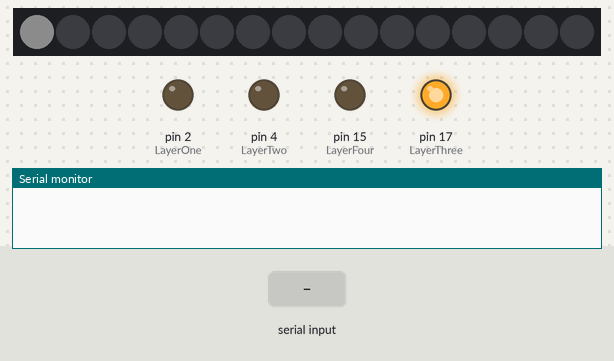
The sketch below on a simulated Arduino Uno, built with avr-gcc and run on an emulated ATmega328P. On the bench: 16 RGB LEDs in strip order, left to right, output pins drawn as LEDs (lit = HIGH), the last lines printed to the serial monitor. Inputs (shaded band) come from the test bench. Dim RGB values are drawn brighter than linear.

Above: at 1.2 s.
1.3 s: byte 32 (' ') received over Serial
At 2.1 s:
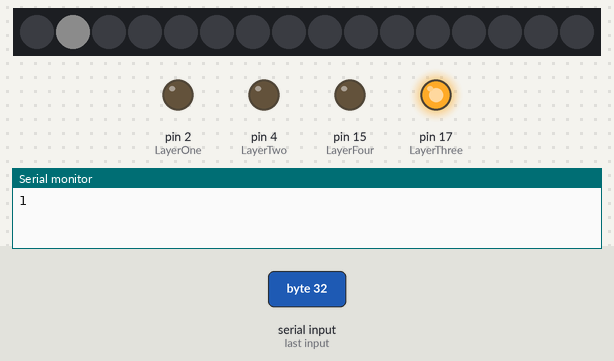
2.8 s: byte 32 (' ') received over Serial
At 3.3 s:
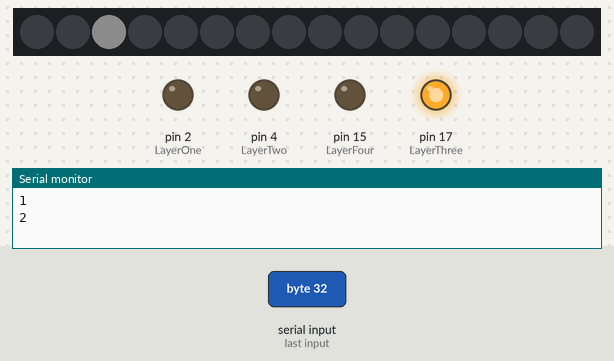
Timing chart, 0 to 5.8 s (numbered marks = the images above; inputs shaded):
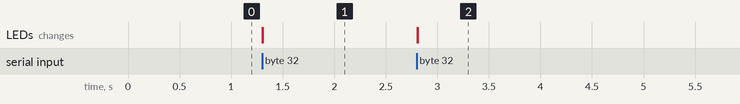

Measured:
- after the input at 1.3 s, the LEDs: first change at once (image 1 shows a later state)
- after the input at 2.8 s, the LEDs: first change at once (image 2 shows a later state)

The sketch:

mapping_test.ino
```cpp
#include "Tlc5940.h"

#define LayerThree 17
#define LayerTwo 4
#define LayerOne 2
#define LayerFour 15

bool print = true;

int i=0;

void setup() {
  Tlc.init(0);
  pinMode(LayerOne, OUTPUT);
  pinMode(LayerTwo, OUTPUT);
  pinMode(LayerThree, OUTPUT);
  pinMode(LayerFour, OUTPUT);

  digitalWrite(LayerOne, LOW);
  digitalWrite(LayerTwo, LOW);
  digitalWrite(LayerThree, HIGH);
  digitalWrite(LayerFour, LOW);

  Serial.begin(9600);
 }

void loop() {

    Tlc.set(i, 200);
    Tlc.update();

    char inchar = Serial.read();
    if(inchar == ' ')
     {  i++;
     Serial.println(i);
       Tlc.clear();
    Tlc.update();
      }

   if(i==48)
    i=0;
}
```
